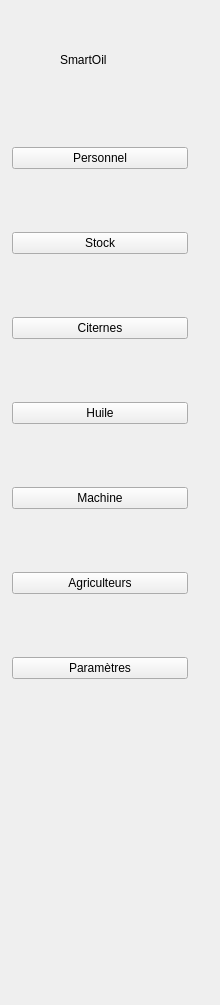
       <widget class="QWidget" name="sidebar" native="true">
        <property name="geometry">
         <rect>
          <x>0</x>
          <y>0</y>
          <width>220</width>
          <height>1005</height>
         </rect>
        </property>
        <property name="minimumSize">
         <size>
          <width>200</width>
          <height>0</height>
         </size>
        </property>
        <property name="maximumSize">
         <size>
          <width>220</width>
          <height>16777215</height>
         </size>
        </property>
        <property name="sizePolicy">
         <sizepolicy hsizetype="Fixed" vsizetype="Expanding">
          <horstretch>0</horstretch>
          <verstretch>0</verstretch>
         </sizepolicy>
        </property>
        <property name="autoFillBackground">
         <bool>true</bool>
        </property>
        <property name="styleSheet">
         <string notr="true" />
        </property>
        <widget class="QWidget" name="verticalLayoutWidget">
         <property name="geometry">
          <rect>
           <x>0</x>
           <y>0</y>
           <width>200</width>
           <height>720</height>
          </rect>
         </property>
         <property name="sizePolicy">
          <sizepolicy hsizetype="Expanding" vsizetype="Expanding">
           <horstretch>0</horstretch>
           <verstretch>0</verstretch>
          </sizepolicy>
         </property>
         <property name="minimumSize">
          <size>
           <width>0</width>
           <height>0</height>
          </size>
         </property>
         <property name="maximumSize">
          <size>
           <width>16777215</width>
           <height>16777215</height>
          </size>
         </property>
         <layout class="QVBoxLayout" name="verticalLayout">
          <property name="spacing">
           <number>39</number>
          </property>
          <property name="leftMargin">
           <number>12</number>
          </property>
          <property name="topMargin">
           <number>12</number>
          </property>
          <property name="rightMargin">
           <number>12</number>
          </property>
          <property name="bottomMargin">
           <number>12</number>
          </property>
          <item>
           <layout class="QHBoxLayout" name="logoandnamesidebar">
            <property name="spacing">
             <number>0</number>
            </property>
            <property name="sizeConstraint">
             <enum>QLayout::SizeConstraint::SetDefaultConstraint</enum>
            </property>
            <property name="leftMargin">
             <number>0</number>
            </property>
            <item>
             <widget class="QLabel" name="sidebarlogo">
              <property name="minimumSize">
               <size>
                <width>48</width>
                <height>48</height>
               </size>
              </property>
              <property name="maximumSize">
               <size>
                <width>96</width>
                <height>96</height>
               </size>
              </property>
              <property name="text">
               <string />
              </property>
              <property name="pixmap">
               <pixmap>:/img/logo2.png</pixmap>
              </property>
              <property name="scaledContents">
               <bool>true</bool>
              </property>
             </widget>
            </item>
            <item>
             <widget class="QLabel" name="namesidebar">
              <property name="sizePolicy">
               <sizepolicy hsizetype="Expanding" vsizetype="Fixed">
                <horstretch>0</horstretch>
                <verstretch>0</verstretch>
               </sizepolicy>
              </property>
              <property name="text">
               <string>SmartOil</string>
              </property>
              <property name="wordWrap">
               <bool>true</bool>
              </property>
             </widget>
            </item>
            <item>
             <widget class="QToolButton" name="sidebarToggleBtn">
              <property name="toolTip">
               <string>Réduire / étendre la barre latérale</string>
              </property>
              <property name="text">
               <string />
              </property>
              <property name="icon">
               <iconset resource="img.qrc">
                <normaloff>:/img/menu.svg</normaloff>:/img/menu.svg</iconset>
              </property>
              <property name="iconSize">
               <size>
                <width>18</width>
                <height>18</height>
               </size>
              </property>
              <property name="autoRaise">
               <bool>true</bool>
              </property>
             </widget>
            </item>
           </layout>
          </item>
          <item>
           <widget class="QPushButton" name="btnmod1">
            <property name="checkable">
             <bool>true</bool>
            </property>
            <property name="toolTip">
             <string>Aller au module Personnel</string>
            </property>
            <property name="text">
             <string>Personnel</string>
            </property>
            <property name="icon">
             <iconset>
              <normaloff>:/img/people.svg</normaloff>:/img/people.svg</iconset>
            </property>
            <property name="iconSize">
             <size>
              <width>20</width>
              <height>20</height>
             </size>
            </property>
           </widget>
          </item>
          <item>
           <widget class="QPushButton" name="btnmod2">
            <property name="checkable">
             <bool>true</bool>
            </property>
            <property name="toolTip">
             <string>Aller au module Stock</string>
            </property>
            <property name="text">
             <string>Stock</string>
            </property>
            <property name="icon">
             <iconset>
              <normaloff>:/img/stock.svg</normaloff>:/img/stock.svg</iconset>
            </property>
            <property name="iconSize">
             <size>
              <width>20</width>
              <height>20</height>
             </size>
            </property>
           </widget>
          </item>
          <item>
           <widget class="QPushButton" name="btnmod3">
            <property name="checkable">
             <bool>true</bool>
            </property>
            <property name="toolTip">
             <string>Aller au module Citernes</string>
            </property>
            <property name="text">
             <string>Citernes</string>
            </property>
            <property name="icon">
             <iconset>
              <normaloff>:/img/cistern.svg</normaloff>:/img/cistern.svg</iconset>
            </property>
            <property name="iconSize">
             <size>
              <width>20</width>
              <height>20</height>
             </size>
            </property>
           </widget>
          </item>
          <item>
           <widget class="QPushButton" name="btnmod4">
            <property name="checkable">
             <bool>true</bool>
            </property>
            <property name="toolTip">
             <string>Aller au module Huile</string>
            </property>
            <property name="text">
             <string>Huile</string>
            </property>
            <property name="icon">
             <iconset>
              <normaloff>:/img/olive_oil.svg</normaloff>:/img/olive_oil.svg</iconset>
            </property>
            <property name="iconSize">
             <size>
              <width>20</width>
              <height>20</height>
             </size>
            </property>
           </widget>
          </item>
          <item>
           <widget class="QPushButton" name="btnmod5">
            <property name="checkable">
             <bool>true</bool>
            </property>
            <property name="toolTip">
             <string>Aller au module Machine</string>
            </property>
            <property name="text">
             <string>Machine</string>
            </property>
            <property name="icon">
             <iconset>
              <normaloff>:/img/machine.svg</normaloff>:/img/machine.svg</iconset>
            </property>
            <property name="iconSize">
             <size>
              <width>20</width>
              <height>20</height>
             </size>
            </property>
           </widget>
          </item>
          <item>
           <widget class="QPushButton" name="btnmod6">
            <property name="checkable">
             <bool>true</bool>
            </property>
            <property name="toolTip">
             <string>Aller au module Agriculteurs</string>
            </property>
            <property name="text">
             <string>Agriculteurs</string>
            </property>
            <property name="icon">
             <iconset>
              <normaloff>:/img/farmer.svg</normaloff>:/img/farmer.svg</iconset>
            </property>
            <property name="iconSize">
             <size>
              <width>20</width>
              <height>20</height>
             </size>
            </property>
           </widget>
          </item>
          <item>
           <widget class="QPushButton" name="btnSettings">
            <property name="checkable">
             <bool>true</bool>
            </property>
            <property name="toolTip">
             <string>Paramètres</string>
            </property>
            <property name="text">
             <string>Paramètres</string>
            </property>
            <property name="icon">
             <iconset resource="img.qrc">
              <normaloff>:/img/settings.svg</normaloff>:/img/settings.svg</iconset>
            </property>
            <property name="iconSize">
             <size>
              <width>20</width>
              <height>20</height>
             </size>
            </property>
           </widget>
          </item>
         </layout>
        </widget>
       </widget>
